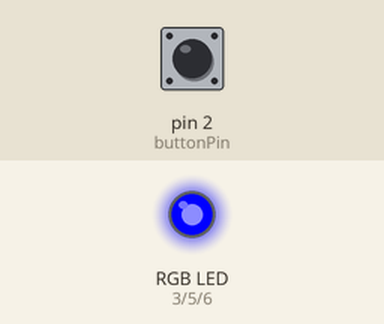
Simulated run of this sketch. Board: Arduino Uno, built with avr-gcc and run on an emulated ATmega328P. Parts: an RGB LED mixed from three pins (HIGH = lit). The test bench sets the inputs (shaded band); at power-on: pin 2 (buttonPin) HIGH.

Above: at 1.2 s.
1.3 s: pin 2 (buttonPin) pulled LOW for 0.15 s
At 1.9 s:
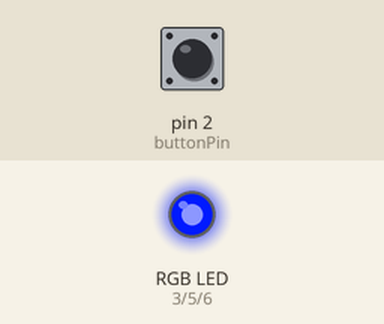
4.4 s: pin 2 (buttonPin) pulled LOW for 1 s
At 5.4 s:
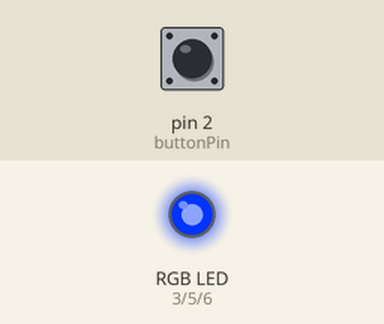
8.4 s: pin 2 (buttonPin) pulled LOW for 0.15 s
At 9.7 s:
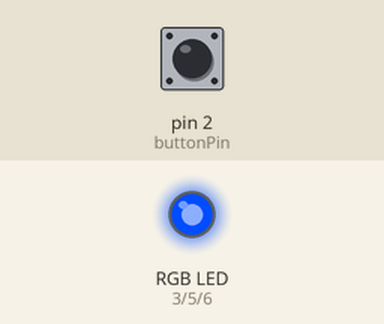
11.5 s: pin 2 (buttonPin) pulsed LOW 5 times (0.12 s each, 0.3 s apart)
Timing chart, 0 to 28.2 s (numbered marks = the images above; inputs shaded):
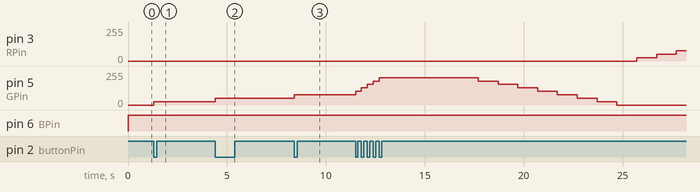

The sketch:

carmoodARDUINO.ino
```cpp
// === 腳位設定（使用 PWM：3,5,6） ===
const int buttonPin = 2;       // 按鈕，一端接 GND
const int RPin = 3;            // R -> 3 (PWM)
const int GPin = 5;            // G -> 5 (PWM)
const int BPin = 6;            // B -> 6 (PWM)

// === 參數 ===
int mood = 10;                 // 0~20，預設中性
bool pressed = false;          // 按鈕邏輯
unsigned long touchedAt = 0;   // 最後互動時間
unsigned long reducedAt = 0;   // 上次自動減分時間
const unsigned long idleMs = 5000;  // 超過 5 秒沒按
const unsigned long stepMs = 1000;  // 每秒 -1

// --- 共陽輸出工具：把 0~255 反相 ---
static inline void writeRGB(int r, int g, int b) {
  r = constrain(r, 0, 255);
  g = constrain(g, 0, 255);
  b = constrain(b, 0, 255);
  // 共陽反相：0=最亮, 255=最暗
  analogWrite(RPin, 255 - r);
  analogWrite(GPin, 255 - g);
  analogWrite(BPin, 255 - b);
}

// --- 顯示顏色：0綠 → 10黃 → 20紅（B=0）---
void showLED(int m) {
  m = constrain(m, 0, 20);
  float t = m / 10.0;  // 0~2
  int R, G;

  if (t <= 1.0) {
    // 綠(0,255) → 黃(255,255)：R 0→255, G 255
    R = (int)(255 * t);
    G = 255;
  } else {
    // 黃(255,255) → 紅(255,0)：R 255, G 255→0
    R = 255;
    G = (int)(255 * (2.0 - t));
  }
  writeRGB(R, G, 0);
}

void setup() {
  pinMode(RPin, OUTPUT);
  pinMode(GPin, OUTPUT);
  pinMode(BPin, OUTPUT);

  // 用內建上拉，按鈕另一端接 GND（按下=LOW）
  pinMode(buttonPin, INPUT_PULLUP);

  touchedAt = millis();
}

void loop() {
  showLED(mood);

  // 簡單的按鈕去彈跳：只在 HIGH->LOW 觸發一次
  static int last = HIGH;
  int now = digitalRead(buttonPin);

  if (last == HIGH && now == LOW && !pressed) {  // 被按下
    pressed = true;
    mood = min(mood + 1, 20);
    touchedAt = millis();
  }
  if (now == HIGH) pressed = false;
  last = now;

  // 超過 5 秒沒互動，每秒自動 -1
  unsigned long t = millis();
  if (t - touchedAt > idleMs && t - reducedAt > stepMs) {
    mood = max(mood - 1, 0);
    reducedAt = t;
  }
}
```

Measured:
- after the input at 1.3 s, pin 5 (GPin): 0/255 → 26/255 at once
- after the input at 4.4 s, pin 3 (RPin): stays 0/255 (without the input it goes to 26/255 after 2.9 s); pin 5 (GPin): 26/255 → 52/255 at once
- after the input at 8.4 s, pin 3 (RPin): stays 0/255 (without the input it goes to 26/255 after 3.0 s)
